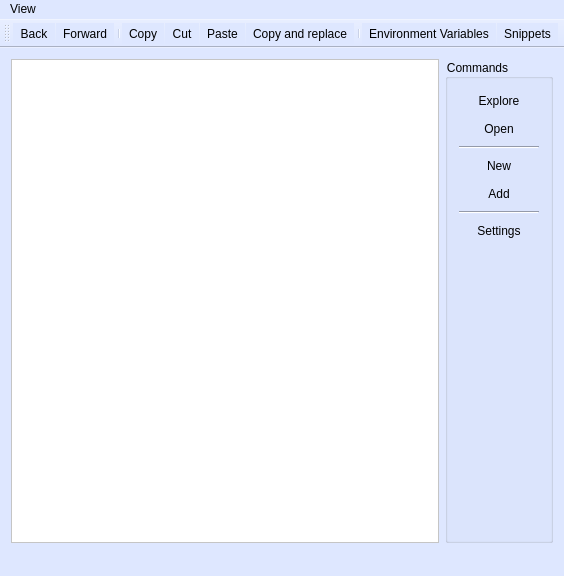
<?xml version="1.0" encoding="UTF-8"?>
<ui version="4.0">
 <class>MainWindow</class>
 <widget class="QMainWindow" name="MainWindow">
  <property name="geometry">
   <rect>
    <x>0</x>
    <y>0</y>
    <width>564</width>
    <height>576</height>
   </rect>
  </property>
  <property name="windowTitle">
   <string>Pile Manager</string>
  </property>
  <property name="windowIcon">
   <iconset resource="appres.qrc">
    <normaloff>:/icons/resources/icons/package.png</normaloff>:/icons/resources/icons/package.png</iconset>
  </property>
  <property name="styleSheet">
   <string notr="true">background-color: rgb(222, 231, 255)</string>
  </property>
  <widget class="QWidget" name="centralWidget">
   <layout class="QHBoxLayout" name="horizontalLayout">
    <item>
     <widget class="QTreeView" name="treeView">
      <property name="contextMenuPolicy">
       <enum>Qt::CustomContextMenu</enum>
      </property>
      <property name="styleSheet">
       <string notr="true">background-color: rgb(255, 255, 255);
alternate-background-color: rgb(246, 255, 249);</string>
      </property>
      <property name="alternatingRowColors">
       <bool>true</bool>
      </property>
      <property name="selectionMode">
       <enum>QAbstractItemView::ExtendedSelection</enum>
      </property>
      <property name="uniformRowHeights">
       <bool>true</bool>
      </property>
      <property name="animated">
       <bool>true</bool>
      </property>
     </widget>
    </item>
    <item>
     <widget class="QGroupBox" name="groupBox">
      <property name="title">
       <string>Commands</string>
      </property>
      <layout class="QGridLayout" name="gridLayout">
       <item row="0" column="0">
        <widget class="QPushButton" name="pushButton">
         <property name="text">
          <string>Explore</string>
         </property>
         <property name="icon">
          <iconset resource="appres.qrc">
           <normaloff>:/icons/resources/icons/folder_explore.png</normaloff>:/icons/resources/icons/folder_explore.png</iconset>
         </property>
         <property name="flat">
          <bool>true</bool>
         </property>
        </widget>
       </item>
       <item row="4" column="0">
        <widget class="QPushButton" name="btn_add_pile">
         <property name="text">
          <string>Add</string>
         </property>
         <property name="icon">
          <iconset resource="appres.qrc">
           <normaloff>:/icons/resources/icons/package_add.png</normaloff>:/icons/resources/icons/package_add.png</iconset>
         </property>
         <property name="flat">
          <bool>true</bool>
         </property>
        </widget>
       </item>
       <item row="1" column="0">
        <widget class="QPushButton" name="btn_open">
         <property name="text">
          <string>Open</string>
         </property>
         <property name="icon">
          <iconset resource="appres.qrc">
           <normaloff>:/icons/resources/icons/rocket.png</normaloff>:/icons/resources/icons/rocket.png</iconset>
         </property>
         <property name="flat">
          <bool>true</bool>
         </property>
        </widget>
       </item>
       <item row="7" column="0">
        <spacer name="verticalSpacer">
         <property name="orientation">
          <enum>Qt::Vertical</enum>
         </property>
         <property name="sizeHint" stdset="0">
          <size>
           <width>20</width>
           <height>40</height>
          </size>
         </property>
        </spacer>
       </item>
       <item row="3" column="0">
        <widget class="QPushButton" name="btn_new_pile">
         <property name="text">
          <string>New</string>
         </property>
         <property name="icon">
          <iconset resource="appres.qrc">
           <normaloff>:/icons/resources/icons/package.png</normaloff>:/icons/resources/icons/package.png</iconset>
         </property>
         <property name="flat">
          <bool>true</bool>
         </property>
        </widget>
       </item>
       <item row="5" column="0">
        <widget class="Line" name="line">
         <property name="orientation">
          <enum>Qt::Horizontal</enum>
         </property>
        </widget>
       </item>
       <item row="6" column="0">
        <widget class="QPushButton" name="btn_settings">
         <property name="text">
          <string>Settings</string>
         </property>
         <property name="icon">
          <iconset resource="appres.qrc">
           <normaloff>:/icons/resources/icons/setting_tools.png</normaloff>:/icons/resources/icons/setting_tools.png</iconset>
         </property>
         <property name="flat">
          <bool>true</bool>
         </property>
        </widget>
       </item>
       <item row="2" column="0">
        <widget class="Line" name="line_2">
         <property name="orientation">
          <enum>Qt::Horizontal</enum>
         </property>
        </widget>
       </item>
      </layout>
     </widget>
    </item>
   </layout>
  </widget>
  <widget class="QMenuBar" name="menuBar">
   <property name="geometry">
    <rect>
     <x>0</x>
     <y>0</y>
     <width>564</width>
     <height>21</height>
    </rect>
   </property>
   <widget class="QMenu" name="menuView">
    <property name="title">
     <string>View</string>
    </property>
    <widget class="QMenu" name="menuToolbars">
     <property name="title">
      <string>Toolbars</string>
     </property>
     <addaction name="separator"/>
    </widget>
    <widget class="QMenu" name="menuFilter">
     <property name="title">
      <string>Filter</string>
     </property>
     <addaction name="actionFiles"/>
     <addaction name="actionDrives"/>
     <addaction name="actionSymbolic_links"/>
     <addaction name="separator"/>
     <addaction name="actionReadable"/>
     <addaction name="actionWritable"/>
     <addaction name="actionExecutable"/>
     <addaction name="separator"/>
     <addaction name="actionModified"/>
     <addaction name="actionHidden"/>
     <addaction name="actionSystem"/>
     <addaction name="separator"/>
     <addaction name="actionCase_sensitive"/>
    </widget>
    <addaction name="menuToolbars"/>
    <addaction name="menuFilter"/>
   </widget>
   <addaction name="menuView"/>
  </widget>
  <widget class="QStatusBar" name="statusBar"/>
  <widget class="QToolBar" name="mainToolBar">
   <property name="windowTitle">
    <string>Main Toolbar</string>
   </property>
   <attribute name="toolBarArea">
    <enum>TopToolBarArea</enum>
   </attribute>
   <attribute name="toolBarBreak">
    <bool>false</bool>
   </attribute>
   <addaction name="actionBack"/>
   <addaction name="actionForward"/>
   <addaction name="separator"/>
   <addaction name="actionCopy"/>
   <addaction name="actionCut"/>
   <addaction name="actionPaste"/>
   <addaction name="actionCopy_and_replace"/>
   <addaction name="separator"/>
   <addaction name="actionEnvironment_Variables"/>
   <addaction name="actionSnippets"/>
  </widget>
  <action name="actionSet_root_here">
   <property name="icon">
    <iconset resource="appres.qrc">
     <normaloff>:/icons/resources/icons/application_get.png</normaloff>:/icons/resources/icons/application_get.png</iconset>
   </property>
   <property name="text">
    <string>Set root here</string>
   </property>
   <property name="toolTip">
    <string>Sets a virtual root to selected directory</string>
   </property>
  </action>
  <action name="actionClear_virtual_root">
   <property name="icon">
    <iconset resource="appres.qrc">
     <normaloff>:/icons/resources/icons/application_home.png</normaloff>:/icons/resources/icons/application_home.png</iconset>
   </property>
   <property name="text">
    <string>Clear virtual root</string>
   </property>
   <property name="toolTip">
    <string>Sets the root of the tree to top level directory</string>
   </property>
  </action>
  <action name="actionAdd_to_favorites">
   <property name="icon">
    <iconset resource="appres.qrc">
     <normaloff>:/icons/resources/icons/star.png</normaloff>:/icons/resources/icons/star.png</iconset>
   </property>
   <property name="text">
    <string>Add to favorites</string>
   </property>
   <property name="toolTip">
    <string>Adds current item to favorites</string>
   </property>
  </action>
  <action name="actionGo_to_path">
   <property name="icon">
    <iconset resource="appres.qrc">
     <normaloff>:/icons/resources/icons/dialog.png</normaloff>:/icons/resources/icons/dialog.png</iconset>
   </property>
   <property name="text">
    <string>Go to path ...</string>
   </property>
   <property name="toolTip">
    <string>Allows you to enter a path and selects it</string>
   </property>
  </action>
  <action name="actionGo_to_clipboard_path">
   <property name="icon">
    <iconset resource="appres.qrc">
     <normaloff>:/icons/resources/icons/clipboard_invoice.png</normaloff>:/icons/resources/icons/clipboard_invoice.png</iconset>
   </property>
   <property name="text">
    <string>Go to clipboard path</string>
   </property>
   <property name="toolTip">
    <string>Gets the text in the clipboard and interprets it as a path</string>
   </property>
  </action>
  <action name="actionRemove_all_favorites">
   <property name="icon">
    <iconset resource="appres.qrc">
     <normaloff>:/icons/resources/icons/cross.png</normaloff>:/icons/resources/icons/cross.png</iconset>
   </property>
   <property name="text">
    <string>Remove all favorites</string>
   </property>
   <property name="toolTip">
    <string>Removes all saved favourites</string>
   </property>
  </action>
  <action name="actionBack">
   <property name="icon">
    <iconset resource="appres.qrc">
     <normaloff>:/icons/resources/icons/control_play_blue_left.png</normaloff>:/icons/resources/icons/control_play_blue_left.png</iconset>
   </property>
   <property name="text">
    <string>Back</string>
   </property>
   <property name="toolTip">
    <string>Navigate to previous location</string>
   </property>
  </action>
  <action name="actionForward">
   <property name="icon">
    <iconset resource="appres.qrc">
     <normaloff>:/icons/resources/icons/control_play_blue.png</normaloff>:/icons/resources/icons/control_play_blue.png</iconset>
   </property>
   <property name="text">
    <string>Forward</string>
   </property>
   <property name="toolTip">
    <string>Navigate to next location</string>
   </property>
  </action>
  <action name="actionCopy">
   <property name="icon">
    <iconset resource="appres.qrc">
     <normaloff>:/icons/resources/icons/page_copy.png</normaloff>:/icons/resources/icons/page_copy.png</iconset>
   </property>
   <property name="text">
    <string>Copy</string>
   </property>
   <property name="toolTip">
    <string>Copy selected items</string>
   </property>
  </action>
  <action name="actionCut">
   <property name="icon">
    <iconset resource="appres.qrc">
     <normaloff>:/icons/resources/icons/cut_red.png</normaloff>:/icons/resources/icons/cut_red.png</iconset>
   </property>
   <property name="text">
    <string>Cut</string>
   </property>
   <property name="toolTip">
    <string>Cut selected items</string>
   </property>
  </action>
  <action name="actionPaste">
   <property name="icon">
    <iconset resource="appres.qrc">
     <normaloff>:/icons/resources/icons/page_paste.png</normaloff>:/icons/resources/icons/page_paste.png</iconset>
   </property>
   <property name="text">
    <string>Paste</string>
   </property>
   <property name="toolTip">
    <string>Paste items</string>
   </property>
  </action>
  <action name="actionAdd_custom_command">
   <property name="icon">
    <iconset resource="appres.qrc">
     <normaloff>:/icons/resources/icons/add.png</normaloff>:/icons/resources/icons/add.png</iconset>
   </property>
   <property name="text">
    <string>Add custom command ...</string>
   </property>
   <property name="toolTip">
    <string>Allows defining commands to be run in this menu</string>
   </property>
  </action>
  <action name="actionCopy_and_replace">
   <property name="icon">
    <iconset resource="appres.qrc">
     <normaloff>:/icons/resources/icons/calendar_copy.png</normaloff>:/icons/resources/icons/calendar_copy.png</iconset>
   </property>
   <property name="text">
    <string>Copy and replace</string>
   </property>
   <property name="toolTip">
    <string>Copy the files and replace the content</string>
   </property>
  </action>
  <action name="actionSnippets">
   <property name="icon">
    <iconset resource="appres.qrc">
     <normaloff>:/icons/resources/icons/external.png</normaloff>:/icons/resources/icons/external.png</iconset>
   </property>
   <property name="text">
    <string>Snippets</string>
   </property>
   <property name="toolTip">
    <string>View some snippets</string>
   </property>
  </action>
  <action name="actionEnvironment_Variables">
   <property name="icon">
    <iconset resource="appres.qrc">
     <normaloff>:/icons/resources/icons/application_xp_terminal.png</normaloff>:/icons/resources/icons/application_xp_terminal.png</iconset>
   </property>
   <property name="text">
    <string>Environment Variables</string>
   </property>
   <property name="toolTip">
    <string>Show and edit environment variables</string>
   </property>
  </action>
  <action name="actionFiles">
   <property name="checkable">
    <bool>true</bool>
   </property>
   <property name="text">
    <string>Files</string>
   </property>
  </action>
  <action name="actionDrives">
   <property name="checkable">
    <bool>true</bool>
   </property>
   <property name="text">
    <string>Drives</string>
   </property>
  </action>
  <action name="actionSymbolic_links">
   <property name="checkable">
    <bool>true</bool>
   </property>
   <property name="text">
    <string>Symbolic links</string>
   </property>
  </action>
  <action name="actionReadable">
   <property name="checkable">
    <bool>true</bool>
   </property>
   <property name="text">
    <string>Readable</string>
   </property>
  </action>
  <action name="actionWritable">
   <property name="checkable">
    <bool>true</bool>
   </property>
   <property name="text">
    <string>Writable</string>
   </property>
  </action>
  <action name="actionExecutable">
   <property name="checkable">
    <bool>true</bool>
   </property>
   <property name="text">
    <string>Executable</string>
   </property>
  </action>
  <action name="actionModified">
   <property name="checkable">
    <bool>true</bool>
   </property>
   <property name="text">
    <string>Modified</string>
   </property>
  </action>
  <action name="actionHidden">
   <property name="checkable">
    <bool>true</bool>
   </property>
   <property name="text">
    <string>Hidden</string>
   </property>
  </action>
  <action name="actionSystem">
   <property name="checkable">
    <bool>true</bool>
   </property>
   <property name="text">
    <string>System</string>
   </property>
  </action>
  <action name="actionCase_sensitive">
   <property name="checkable">
    <bool>true</bool>
   </property>
   <property name="text">
    <string>Case sensitive</string>
   </property>
  </action>
  <action name="actionCopy_path_to_clipboard">
   <property name="icon">
    <iconset resource="appres.qrc">
     <normaloff>:/icons/resources/icons/page_copy.png</normaloff>:/icons/resources/icons/page_copy.png</iconset>
   </property>
   <property name="text">
    <string>Copy path to clipboard</string>
   </property>
  </action>
 </widget>
 <layoutdefault spacing="6" margin="11"/>
 <resources>
  <include location="appres.qrc"/>
 </resources>
 <connections/>
</ui>
